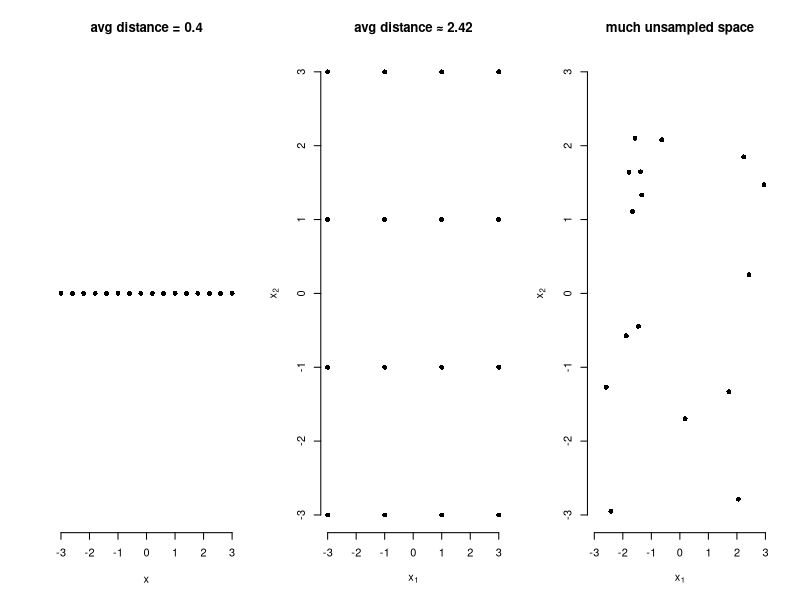
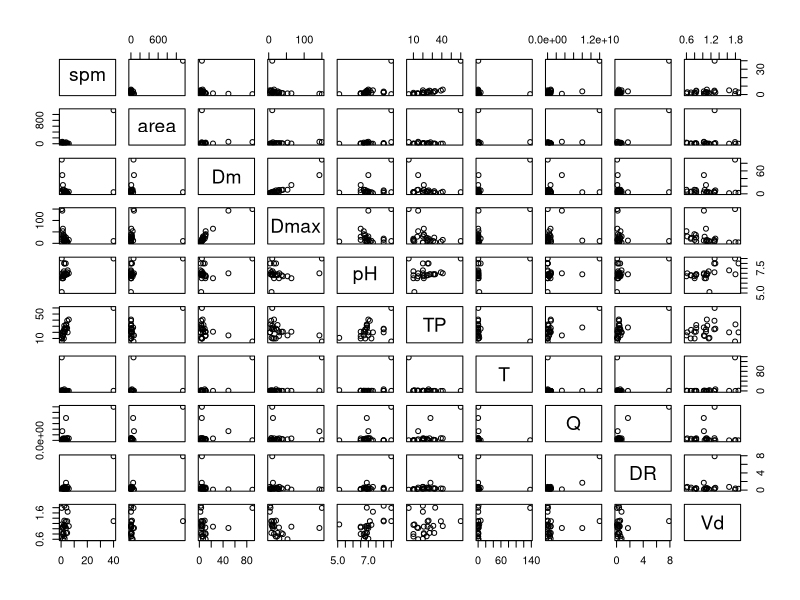
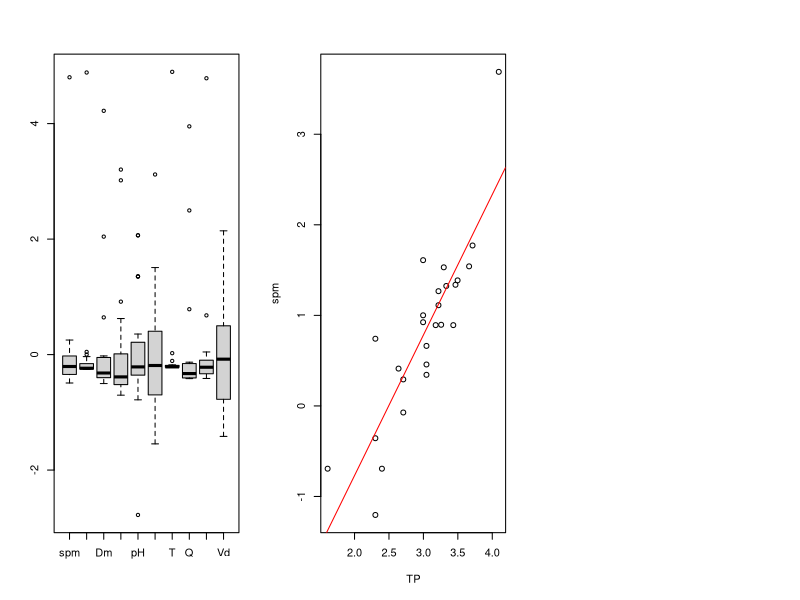

Write R code to recreate these figures, in order.
## ---- chunk 1
knitr::opts_chunk$set(fig.width=5, fig.height=5, fig.align="center", collapse = TRUE, comment = "##", dev="png")
library(RColorBrewer)
cols = brewer.pal(8, "Set1")

## to use tables
library(knitr)
library(kableExtra)
## ---- chunk 2

par(mfrow = c(1,3))
n = 16
x = seq(-3, 3, length.out=n)
plot(x, rep(0, n), yaxt='n', pch = 16, bty='n', ylab = "",
     main = paste("avg distance =", round(x[2]-x[1], 2)))

x1 = x2 = seq(-3, 3, length.out=sqrt(n))
dat = expand.grid(x1, x2)

plot(dat$Var1, dat$Var2, pch = 16, bty='n', 
     main = "avg distance ≈ 2.42", xlab=expression(x[1]), 
     ylab=expression(x[2]))

plot(runif(16, -3, 3), runif(16, -3, 3), pch = 16, bty='n', 
     main = "much unsampled space", xlab=expression(x[1]), 
     ylab=expression(x[2]), xlim=c(-3, 3), ylim=c(-3, 3))

## ---- chunk 3
# data from limnology: SPM in lakes
# required: MLR to predict SPM from other variables
data<-read.table(file="data/LakeSPM.txt",header=TRUE)[,-c(1:2)] 
# remove first two variables (just lakename and # in dataset)

plot(data)   # correlations? collinearity?
boxplot(scale(data)) # distributions?
data[,-c(5,10)]<-log(data[,-c(5,10)]) # transform all except pH and Vd

# dropping colinear variables using VIF
mlr.full<-lm(spm~.,data=data) # makes a model with all predictors
library(car)
vif(mlr.full)
# check high VIF for area
summary(lm(area~.-spm,data=data)) # -> r2 is 1!
# continue dropping variables until VIF <5-10
del<-which(names(data) %in% c("area","Dm","Dmax"))
data<-data[,-del]
mlr.full<-lm(spm~.,data=data) # refit after variable deletion

# start with simple regression model 
simple.mod1<-lm(spm~TP,data=data)
summary(simple.mod1)
plot(spm~TP,data=data)
abline(simple.mod1,col="red")

# forward stepwise MLR building using F
# start with TP and see if other terms can be added to the model
names(data)
add1(simple.mod1,scope=~pH+TP+T+Q+DR+Vd,test="F") 
# adds single terms and compares models with an F-test

mlr1<-lm(spm~TP+pH,data=data)
summary(mlr1)
# -> good model, try adding more terms

# backward stepwise MLR building using F
# start with full model (all terms) and see if terms can be dropped
summary(mlr.full)
drop1(mlr.full,test="F")
# -> drop Q (lowest F, highest P, also makes lowest AIC)
mlr2<-lm(spm~pH+TP+T+DR+Vd,data=data)
summary(mlr2)
# continue until no more dropping...

# automatic stepwise search based on AIC
step(mlr.full,direction="backward")
step(simple.mod1,scope=~pH+TP+T+Q+DR+Vd,direction="forward")
# same solutions! compare with selection by F!

# combined forward and backward selection based on AIC
step(mlr.full,direction="both")
mlr3<-lm(spm~pH+TP+DR+Vd,data=data)
AIC(mlr3)
extractAIC(mlr3)
